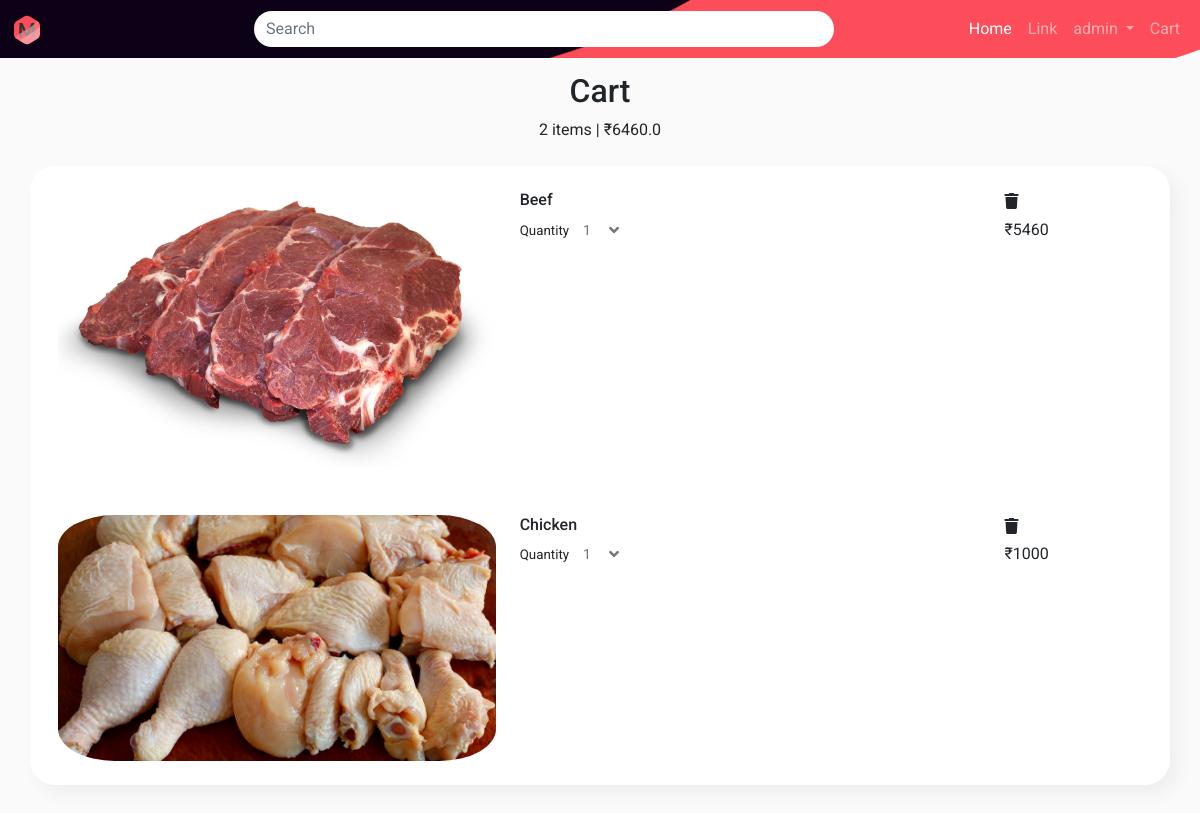
Page /cart/ (signed in) on the earlier database version.
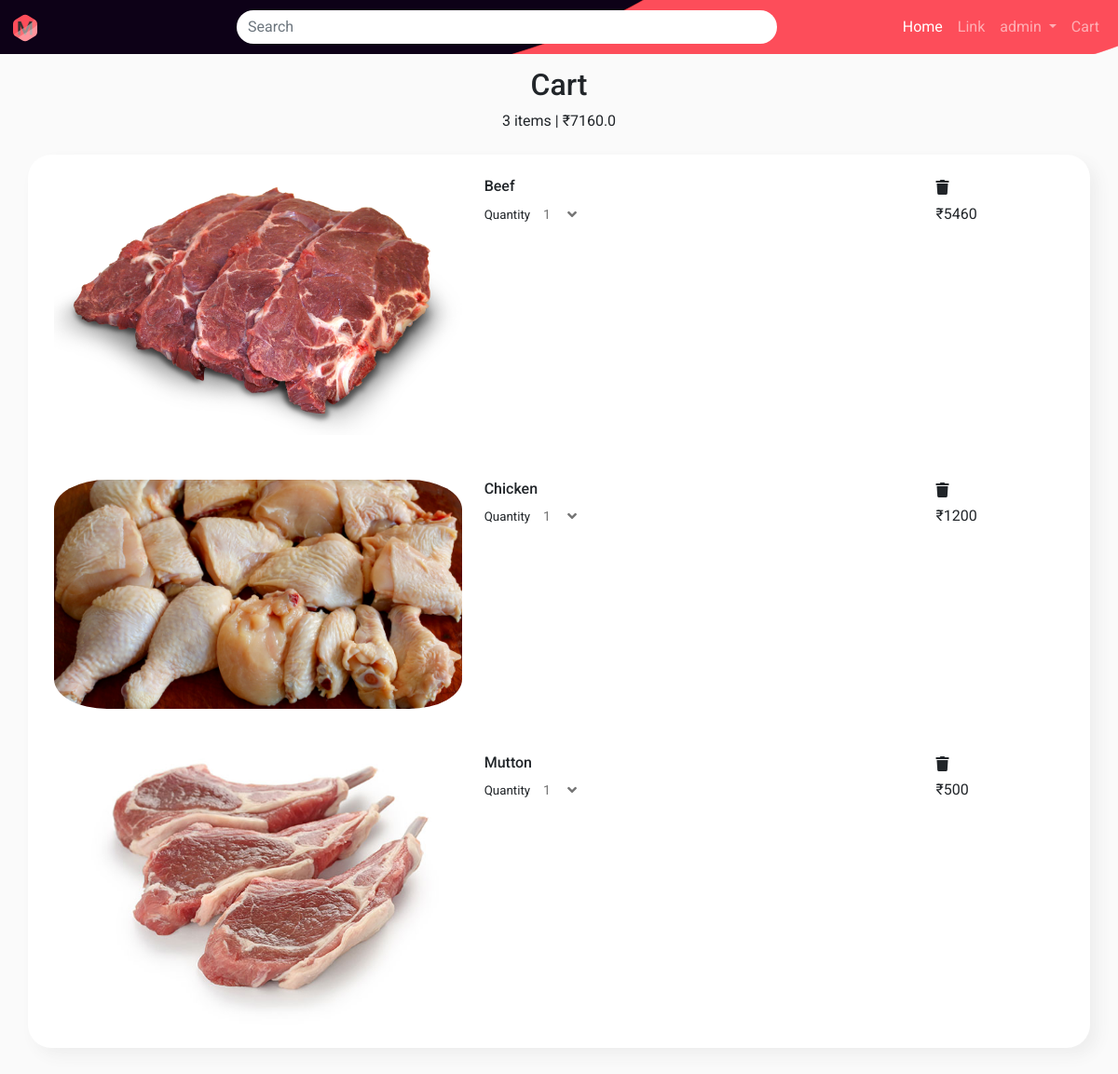
Same page on the later database version.
### home/models.py (models this page shows, shortened)
class CartModel(models.Model):
    user = models.OneToOneField(settings.AUTH_USER_MODEL, related_name="cart", on_delete=models.CASCADE)
    total = models.FloatField()
    address = models.TextField(max_length=255)
    pincode = models.IntegerField()
    state = models.TextField(max_length=20)

class CartItem(models.Model):
    item = models.ForeignKey(Product, related_name="cart_item", on_delete=models.CASCADE)
    quantity = models.PositiveIntegerField()
    cart = models.ForeignKey(CartModel, related_name="items", on_delete=models.CASCADE)

class Product(models.Model):
    meat_type = (
        ('c', 'chicken'),
        ('b', 'beef'),
        ('m', 'mutton'),
        ('p', 'pork'),
        ('f', 'fish'),
    )
    title = models.CharField(max_length=255)
    description = models.TextField(max_length=2048)
    price = models.FloatField()
    stock = models.IntegerField()
    meat = models.CharField(max_length=1, choices=meat_type)

class ImageModel(models.Model):
    title = models.TextField(max_length=10)
    mainimage = models.ImageField(upload_to="static/images/", null=True)
    image = models.ForeignKey(Product, related_name='images', on_delete=models.CASCADE)

### home/views.py (the view)
# urls.py: path('cart/', views.cart, name='cart'),
def cart(request):
    context = {}
    user = User.objects.get(id=request.user.id)
    cart = user.cart
    items = cart.items.all()
    for i in items:
        i.range = range(1,min(i.item.stock+1,11))
    print(context)
    context['items'] = items
    context['len_items'] = len(items)
    context['total'] = cart.total
    return render(request, template_name="cart.html", context=context)

### templates/cart.html (shortened to what this page needs)
{% extends "base.html" %}
{% load static %}
{% block extra_css %}
    <link rel="stylesheet" href="{% static 'index.css' %}">
    <link rel="stylesheet" href="{% static 'cart.css' %}"/>
{% endblock %}
{% block content %}
    <div class="container-fluid py-5">
        <div class="row text-center py-4">
            <h2>Cart</h2>
            <div>{{ len_items }}
                {% if len_items == 1 %}
                    item
                {% else %}
                    items
                {% endif %}
                | ₹<span id="total">{{ total }}</span></div>
        </div>
        <div class="container">
            <div class="row neumorphic_container px-3">
                {% for item in items %}
                    <div class="col-xs-12">
                        <div class="row py-4">
                            <div class=" col-5">
                                <div class="pull-left">
                                    <div>
                                        <img src="/{{ item.item.images.all.0.mainimage }}" alt="/{{ item.item.title }}"
                                             class="w-100">
                                    </div>
                                </div>
                            </div>
                            <div class="col-7">
                                <div class="row">
                                    <div class="h6 col-9 font-weight-bold me-auto">{{ item.item.title }}</div>
                                    <div class="col">
                                        <i class="fa fa-trash"></i>
                                    </div>
                                </div>
                                <div class="row">
                                    <div class="col col-6 col-md-9">
                                        <label for="inputGroupSelect01" style="font-size: smaller">Quantity</label>
                                        <div  class="holder ">
                                            <div class="fa fa-angle-down e4f9riy3"></div>
                                            <select class="selects">
                                                {% for i in item.range %}
                                                    <option value="{{ i }} ">{{ i }}</option>
                                                {% endfor %}
                                            </select>
                                        </div>
                                    </div>
                                    <div class="col">
                                        <p id="price_{{ item.id }}" class="font-weight-bold">
                                            ₹{% widthratio item.item.price 1 item.quantity %} </p>
                                    </div>
                                </div>
                            </div>
                        </div>
                    </div>
                {% endfor %}
            </div>
        </div>
    </div>
{% endblock %}

### templates/base.html (shortened to what this page needs)
{% load static %}
<!doctype html>
<html lang="en">
<head>
    <link href="https://cdn.jsdelivr.net/npm/bootstrap@5.0.0-beta2/dist/css/bootstrap.min.css" rel="stylesheet"
>
    <link rel="stylesheet" href="https://cdnjs.cloudflare.com/ajax/libs/font-awesome/5.15.3/css/all.min.css"
/>
    {% block extra_css %}
    {% endblock %}
</head>
<body>
<nav class="navbar navbar-expand-lg navbar-dark   fixed-top navbar-dark" id="navbar">
    <div class="container-fluid">
        <a class="navbar-brand" href="#">
            <img src="{% static 'images/icon.svg' %}" width="30" height="30" alt="">
        </a>
        <form class="d-flex ml-auto align-self-center text-center w-50 ">
            <input class="form-control search me-2" type="search" placeholder="Search" aria-label="Search">
        </form>
        <div class="collapse navbar-collapse justify-content-end" id="navbarSupportedContent">
            <ul class="navbar-nav ml-auto mb-2 mb-lg-0 d-flex ">
                <li class="nav-item ">
                    <a class="nav-link active" aria-current="page" href="/">Home</a>
                </li>
                <li class="nav-item">
                    <a class="nav-link" href="/link/">Link</a>
                </li>
                {% if user.is_authenticated %}
                    <li class="nav-item dropdown">
                        <a class="nav-link dropdown-toggle" href="#" id="navbarDropdown" role="button"
                           data-bs-toggle="dropdown" aria-expanded="false">
                            {{ user.username }}
                        </a>
                    </li>
                    <li class="nav-item">
                        <a class="nav-link" href="/cart">
                            Cart
                        </a>
                    </li>
                {% else %}
                    <li class="nav-item ms-auto">
                        <a class="nav-link ms-auto" href="/login/">login</a>
                    </li>
                {% endif %}
            </ul>
        </div>
    </div>
</nav>
{% block content %}
{% endblock %}
<div aria-live="polite" aria-atomic="true" class="position-relative polite">
    <div class="toast-container position-fixed bottom-0 end-0 p-3" id='toastContainer'>
    </div>
</div>
</body>
</html>

### static/index.css (style rules this page uses)
html { height: 100%; }
body { height: 100%; font-family: Roboto; }
#navbar { background-position: center; background-size: cover; }
.search { border-radius: 50px; border: 0; }
body, html { height: 100%; }
.d-flex { display: -webkit-box; display: -ms-flexbox; display: flex; }
body { background-color: #f7f7f7; }
.polite { z-index: 2000; }

### static/cart.css (style rules this page uses)
body { background: #FAFAFA; }
#navbar { background-image: url("/static/images/NAV BAR.svg"); }
img { border-radius: 13%; }
.neumorphic_container { border-radius: 25px; background: #ffffff; box-shadow: 8px 8px 16px #eeeeee; }
.selects { padding-left: 10px; height: 100%; width: 100%; padding-right: 32px; min-height: inherit; font-size: 14px; color: rgb(117, 117, 117); background: rgba(0, 0, 0, 0) none repeat scroll 0% 0%; border: 0px none; border-radius: 2px; appearance: none; }
.e4f9riy3 { display: inline-block; font-size: inherit; line-height: inherit; vertical-align: top; text-decoration: none; text-transform: none; padding-left: 16px; padding-right: 12px; position: absolute; right: 0px; text-align: right; color: rgb(117, 117, 117); z-index: -1; }
.holder { position: relative; background: rgb(255, 255, 255) none repeat scroll 0% 0%; display: inline-block; min-width: 52px; vertical-align: bottom; overflow: hidden; z-index: 0; }

Differences in the rows shown:
changed CartModel: total "6460.0" → "7160.0"
changed CartItem "Chicken": item+quantity "1000" → "1200"
added CartItem: item.images.all.0.mainimage (picture), item "Mutton", value "1", item+quantity "500"
Other differences:
{{ len_items }}: "2" → "3"
